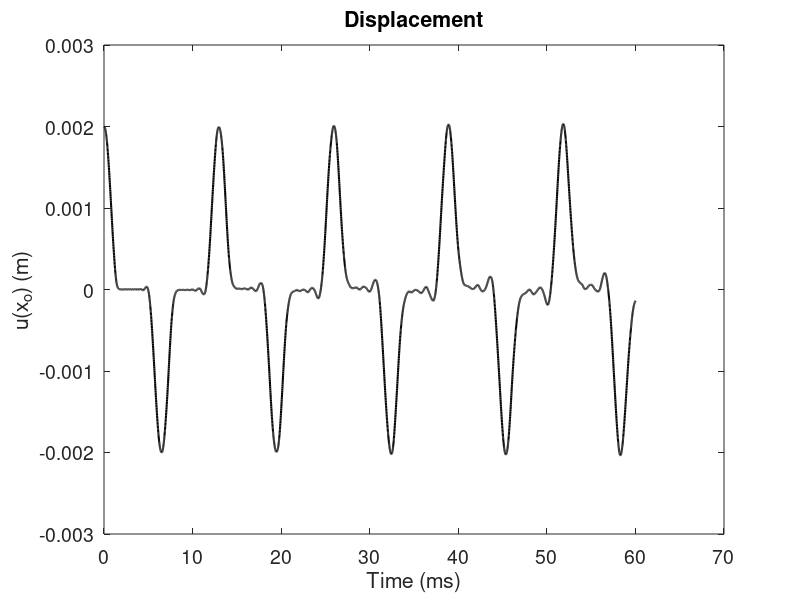
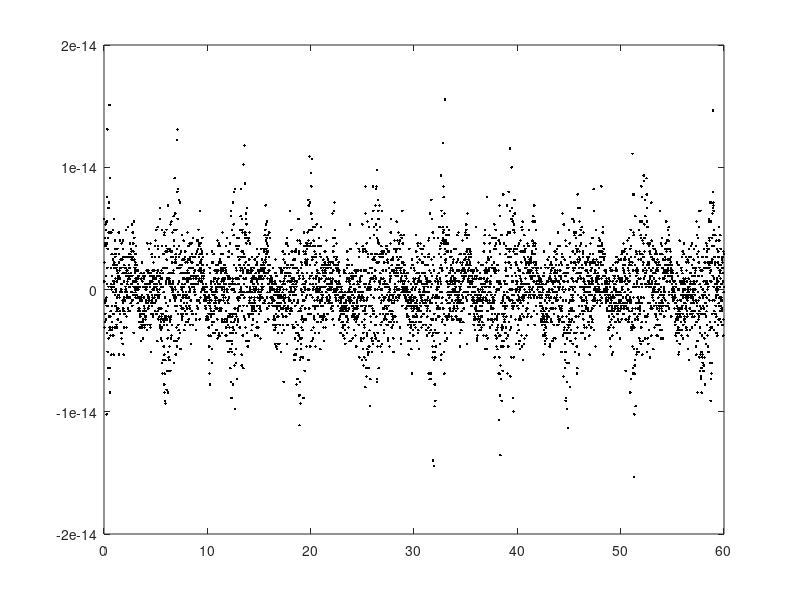

Here is the MATLAB script that generated these plots, in order: (Note: this script raises an error after producing the figures.)
%++++++++++++++++++++++++++++++++++++++++++++++++++++++++
%    Kirchhoff-Carrier string SAV split form
%                    Riccardo Russo
%                 University of Bologna
%++++++++++++++++++++++++++++++++++++++++++++++++++++++++

clear
close all

% Flags
%+++++++++++++++++++++++++++++++++++++++++++++++++++++++++++++++++++++++++%
SAV = true;
    plotPsi = true;         

initType = 2;               %1=first mode, 2=raised cosine

dampOn = false;             % enable damping
nLinOn = true;              % enable nonlinearity

play = false;               % set if to play at the end
realTimeDraw = false;       % plot in real time
computeEnergy = true;       % computes and plots the energy
gridOn = true;         % plots grid of multiples of eps

plotSpect = true;

% Custom Parameters
%+++++++++++++++++++++++++++++++++++++++++++++++++++++++++++++++++++++++++%
OSfac = 2;
SR = OSfac*44100;           % sample rate
k = 1 / SR;                 % time step
durSec = 0.06;              % length of simulation in seconds
timeSamples = SR*durSec;     

amplitude = 2e-3;           % initial displacement for initial conditions

% potential shift
shiftV = eps;  

%-- string parameters
rho = 8.05*10^3;            % material density [kg/m^3] 
T0 = 75;                    % tension [N] 
radius = 3.5560e-04;        % radius (0.016 gauge) [m] 
E = 174e9;                  % Young modulus [Pa]
L = 1;                      % length in meters

Area = pi*radius^2;         % area of string section
rA = rho*Area;
I = (pi*radius^4)/ 4;       % moment of Inertia
K = sqrt(E*I/rA);           % Stiffness parameter
c = sqrt(T0/rA); 

%+++++++++++++++++++++++++++++++++++++++++++++++++++++++++++++++++++++++++%
%%%%% Damping
omega1 = 0*2*pi;
omega2 = 1000*2*pi;
T601 = 15; T602 = 10;
param1 = (-c^2 + sqrt(c^4 + 4*K^2*omega1^2))/(2*K^2);
param2 = (-c^2 + sqrt(c^4 + 4*K^2*omega2^2))/(2*K^2);

sigma0 = (6*log(10)/(param2 - param1))*(param2/T601 - param1/T602); 
sigma1 = (6*log(10)/(param2 - param1))*(-1/T601 + 1/T602);

if ~dampOn sigma0 = 0; sigma1 = 0; end

sigmaL = sigma0;

% grid spacing
%+++++++++++++++++++++++++++++++++++++++++++++++++++++++++++++++++++++++++%
epsilon = 0.01;          %Deviation from stability condition
h = sqrt((c^2*k^2 + 4*sigma1*k + sqrt((c^2*k^2 + 4*sigma1*k)^2+((16*K^2*k^2))))/2)*(1 + epsilon);

N = 2*floor(0.5*L/h);
h = L/N;
k = (-(h^2*(2*sigma1 + 2*epsilon*sigma1 - (4*K^2*epsilon^2 + 8*K^2*epsilon + 4*K^2 + c^2*h^2 + 4*epsilon^2*sigma1^2 + 8*epsilon*sigma1^2 + 4*sigma1^2)^(1/2)))/(4*K^2*epsilon^3 + 12*K^2*epsilon^2 + 12*K^2*epsilon + 4*K^2 + c^2*epsilon*h^2 + c^2*h^2));
SR = floor(1/k);
timeSamples = floor(SR*durSec);

nPoints = N - 1;

% output position
%+++++++++++++++++++++++++++++++++++++++++++++++++++++++++++++++++++++++++%
outPos = floor((nPoints + 1)/2);

% initialisations 1
%+++++++++++++++++++++++++++++++++++++++++++++++++++++++++++++++++++++++++%
%%%%% Offline initialization of matrices
Id = speye(nPoints);
Dxm = (diag(ones(1,N)) + diag(-1*ones(1,N-1),-1));
Dxm = sparse(Dxm(:,1:end-1)/h);
Dxp = -1*Dxm.';
Dxx = Dxp*Dxm;
Dxxxx = Dxx.'*Dxx;

B = 2*rA*Id + (T0*k^2 + 2*rA*sigma1*k)*Dxx - E*I*k^2*Dxxxx;
M1 = (rA*sigma0*k - rA)*Id - 2*rA*sigma1*k*Dxx;
invM = (1/(rA+rA*sigma0*k))*Id;

%initial conditions
%+++++++++++++++++++++++++++++++++++++++++++++++++++++++++++++++++++++++++%
u = zeros(nPoints,1);
uPrev = zeros(nPoints,1);
uNext = zeros(nPoints,1);

u1 = zeros(nPoints,1);
uPrev1 = zeros(nPoints,1);
uNext1 = zeros(nPoints,1);

switch initType
    case 1
        uPrev = (amplitude*sin(pi*(1:nPoints)/N)).';
    case 2
        widthMeter = 0.25;  
        width = floor(widthMeter*nPoints);
        excitPos = outPos;
        initDistr = zeros(nPoints,1);
        for i = 1:nPoints
            if abs(i-excitPos)<=width
                initDistr(i) = 0.5*(1+cos(pi*(i-excitPos)/width));
            else
                initDistr(i) = 0;
            end
        end
        uPrev = initDistr*amplitude;
end
u = uPrev + 0.5*k^2*(h*c^2*Dxx*uPrev - h*K^2*Dxxxx*uPrev + nLinOn*h*(0.5*E*h/(L*rho))*(-uPrev.'*Dxx*uPrev)*Dxx*uPrev);

u1 = u;
uPrev1 = uPrev;

%+++++++++++++++++++++++++++++++++++++++++++++++++++++++++++++++++++++++++%
%%%%%Initializations

% initializing potential
uMid = 0.5*(u + uPrev);

V = (E*h^2*Area/8/L)*(-uMid.'*Dxx*uMid)^2;

psiPrev = sqrt(2*V);
psiNext = 0;

Out = zeros(timeSamples + 2,1); 

Out(1) = uPrev(outPos);
Out(2) = u(outPos);

Kin = zeros(1,timeSamples);
PotLin = zeros(1,timeSamples);
PotNlin = zeros(1,timeSamples);
En = zeros(1,timeSamples);
Loss = 0;
Psi = zeros(1,timeSamples+1);

Psi(1) = psiPrev;

g = zeros(nPoints,1);
q = zeros(nPoints,1);

%+++++++++++++++++++++++++++++++++++++++++++++++++++++++++++++++++++++++++%
%%%%%Simulation
tic
for n=1:timeSamples
    if SAV
    %%%% SAV 
        lin = +B*u + (M1*uPrev);
        g = - sqrt(E*Area*h^2/L)*Dxx*u;      
    
        b1 = g.'*uPrev;
        b = lin + (k^2/4/h)*g*b1 - k^2*g*psiPrev/h;
        chi = invM * (k^2/4/h)*g;
    
        csi = invM * b; 
        c1 = g.'*csi;
        c2 = (1 + g.'*chi);
        uNext = csi - chi*(c1/c2);
        
        psiNext = psiPrev + 0.5*g.'*(uNext - uPrev);
        Psi(n+1) = psiNext;
        
        if computeEnergy
            Kin(n) = 0.5*rA*h*(uNext-u).'*(uNext-u)/k^2;
            PotLin(n) = - 0.5*T0*h*uNext.'*(Dxx*u) + 0.5*E*I*h*(Dxx*uNext).'*(Dxx*u);
            PotNlin(n) = 0.5*psiNext^2;

            deltaD = 0.5*(uNext - uPrev)/k; deltaM = (u - uPrev)/k;
            Loss = (Loss + 2*rA*h*(sigma1*(deltaD.'*(Dxx*deltaM)) - sigma0*(deltaD.'*deltaD)));
            En(n) = Kin(n) + PotLin(n) + PotNlin(n) - Loss*k;
        end
    
        psiPrev = psiNext;
    else
        %%%%% Explicit scheme
    
        lin = +B*u + (M1*uPrev);
        
        q = (k*sqrt(h*E*Area/L)*0.5)*Dxx*u;
    
        coeff0 = q.'*uPrev;
        coeff1 = lin - q*coeff0;
    
        coeff2 = invM*coeff1;
        coeff3 = invM*q;
        coeff4 = 1+q.'*coeff3;
        coeff5 = q.'*coeff2;
        uNext = coeff2 - (1/coeff4)*coeff3*coeff5;
    
       if ~SAV
            uMid = 0.5*(u + uNext);
            V = (E*h^2*Area/8/L)*(-uMid.'*Dxx*uMid)^2;
            psiNext = sqrt(2*V);
            Psi(n+1) = psiNext;
        end
        
        if computeEnergy
            Kin(n) = 0.5*rA*h*(uNext-u).'*(uNext-u)/k^2;
            PotLin(n) = - 0.5*T0*h*uNext.'*(Dxx*u) + 0.5*E*I*h*uNext.'*(Dxxxx*u);
            deltaD = 0.5*(uNext - uPrev)/k; deltaM = (u - uPrev)/k;
            Loss = (Loss + 2*rA*h*(sigma1*(deltaD.'*(Dxx*deltaM)) - sigma0*(deltaD.'*deltaD)));
            if nLinOn
                PotNlin(n) = (E*Area*h^2/8/L)*(-uNext.'*Dxx*u)^2;
            end
            En(n) = Kin(n) + PotLin(n) + PotNlin(n) - Loss*k;
        end
    end

    Out(n+2)= uNext(outPos);
    
    if realTimeDraw
        plot(uNext)
        drawnow;
    end
    uPrev = u;
    u = uNext; 
end
realTimeFrac = toc

%+++++++++++++++++++++++++++++++++++++++++++++++++++++++++++++++++++++++++%
%%%%% Play & Plot
lineWidth = 1.5;
fontSize = 14;

if play 
    soundsc(Out,SR); 
end

figure(1)
plot((1:timeSamples+2)*k*1000, Out,'LineWidth',lineWidth,'Color','k')
set(gca,'FontSize',fontSize);
xlabel('Time (ms)');
ylabel('u(x_o) (m)')

title('Displacement')

windowLength = 2^nextpow2(SR/8);
if windowLength < timeSamples
    figure(2)
    spectrogram(Out,hann(windowLength),floor(windowLength/1.1),windowLength,SR,'onesided','yaxis');
    colorbar off
    ax=gca;
    set(gca,'FontSize',fontSize);
    ylim(ax, [0,4]); 
    colormap hot
end

if computeEnergy
    figure(3)
    pow2 = 2^(nextpow2(En(1))-1);
    plot((1:timeSamples-1)*k*1000,diff(En)/pow2, 'k.','LineWidth',lineWidth,'Color','k')
    if gridOn
        hold on
        yline(0);
        hold on
        for count = 1:10
            lineHeigh = eps*count;
            yline(lineHeigh);
            hold on
            yline(-lineHeigh);
            hold on
        end
        hold off
    end
    set(gca,'FontSize',fontSize);
    xlabel('Time (ms)');
    ylabel('\Delta H')
    xlim([0 20])

    if SAV
        figure(4)
        plot(Psi)
        title("Psi")
    end
end
